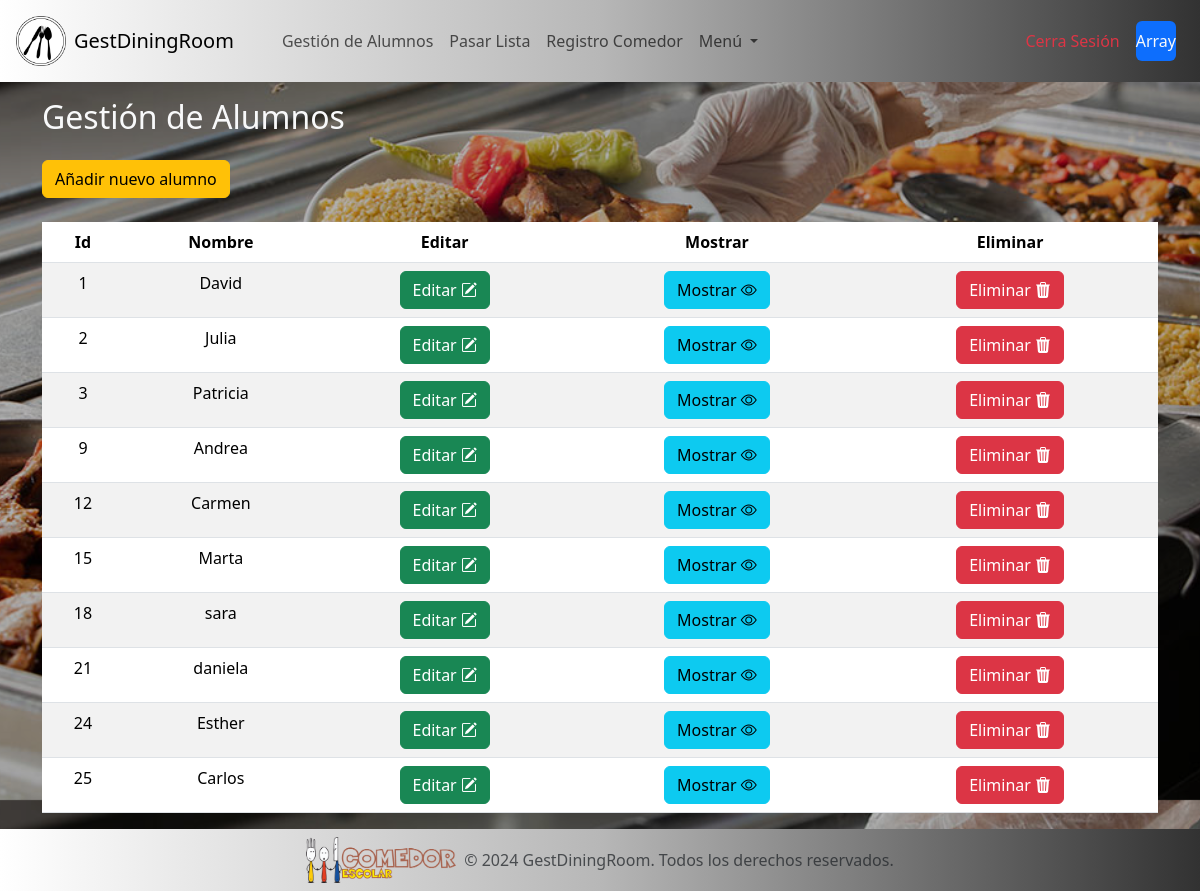
Screenshot of /views/dashboard.php (signed in) with the database file from the repository.
### tables this page shows
CREATE TABLE `alumnos` (
  `id_alumno` int(11) NOT NULL AUTO_INCREMENT,
  `nombre` varchar(255) DEFAULT NULL,
  `dni` varchar(20) DEFAULT NULL,
  `curso` varchar(10) DEFAULT NULL,
  `cuenta_bancaria` varchar(20) DEFAULT NULL,
  `posicion_comedor` varchar(20) DEFAULT NULL,
  PRIMARY KEY (`id_alumno`)
);

### controllers/AlumnoController.php (called while the page is built, shortened)
<?php
    include "../models/AlumnoModel.php";
    class AlumnoController {
        public function obtenerListaAlumnos() {
            $alumnoModel = new AlumnoModel();
            return $alumnoModel->obtenerListaAlumnos();
        }
    }
?>

### models/AlumnoModel.php (called while the page is built, shortened)
<?php
    include "../includes/config.php";
    class AlumnoModel {
        public function obtenerListaAlumnos() {
            global $conexion;
            $listaAlumnos = [];
            $consulta = "SELECT id_alumno, nombre FROM alumnos";
            $stmt = mysqli_prepare($conexion, $consulta);
            if ($stmt) {
                mysqli_stmt_execute($stmt);
                $resultado = mysqli_stmt_get_result($stmt);
                if ($resultado) {
                    while ($fila = mysqli_fetch_assoc($resultado)) {
                        $listaAlumnos[] = $fila;
                    }
                }
            }
            return $listaAlumnos;
        }
    }
?>

### views/dashboard.php (the view, shortened to what this page needs)
<!DOCTYPE html>
<html lang="en">
<head>
     <link href="https://cdn.jsdelivr.net/npm/bootstrap@5.3.2/dist/css/bootstrap.min.css" rel="stylesheet">
    <link rel="stylesheet" href="https://cdn.jsdelivr.net/npm/bootstrap-icons@1.11.3/font/bootstrap-icons.min.css">
    <link rel="stylesheet" href="../assets/css/dashboard.css">
</head>
<body class="fondo">
    <nav class="navbar navbar-expand-lg">
        <div class="container-fluid p-2">
            <div class="d-flex align-items-center ms-2 me-4">
                <img src="../assets/imgs/logo.png" class="img-fluid me-2" style="max-width:50px" alt="logo">
                <a class="navbar-brand" href="dashboard.php">GestDiningRoom</a>
            </div>
            <div class="collapse navbar-collapse" id="navbarNavDropdown">
                <ul class="navbar-nav">
                    <li class="nav-item">
                        <a class="nav-link" aria-current="page" href="dashboard.php">Gestión de Alumnos</a>
                    </li>
                    <li class="nav-item">
                        <a class="nav-link" aria-current="page" href="pasar_lista.php">Pasar Lista</a>
                    </li>
                    <li class="nav-item">
                        <a class="nav-link" href="registro_comedor.php">Registro Comedor</a>
                    </li>
                    <li class="nav-item dropdown">
                        <a class="nav-link dropdown-toggle" href="#" role="button" data-bs-toggle="dropdown" aria-expanded="false">
                            Menú
                        </a>
                    </li>
                </ul>
            </div>
            <?php if(isset($_SESSION['usuario'])) { ?>
                <div class="nav-item">
                    <div class="nav-item d-flex align-items-center me-3">
                        <a class="nav-link text-danger me-3" href="../controllers/cerrar_sesion.php">Cerra Sesión</a>
                        <span class="navbar-text bg-primary text-light rounded">
                            <?php echo $_SESSION['usuario']?>
                        </span>
                    </div>
                </div>
            <?php }else{ ?>
                <div class="nav-item">
                    <a class="nav-link" href="/gestion_alumnos_comedor/views/login.php">Iniciar Sesión</a>
                </div>
            <?php } ?>
        </div>
    </nav>
    <div class="container mt-3">
        <h2 class="text-light">Gestión de Alumnos</h2>
        <a href="../views/rellenar_datos_alumno.php"><button class="btn btn-warning mt-3 font-weight-bold">Añadir nuevo alumno</button></a>
        <div class="row">
            <div class="table-responsive mx-auto">
                <table class="table table-striped table-hover mt-4 text-center">
                    <thead class="thead-dark">
                        <tr>
                            <th scope="col">Id</th>
                            <th scope="col">Nombre</th>
                            <th scope="col">Editar</th>
                            <th scope="col">Mostrar</th>
                            <th scope="col">Eliminar</th>
                        </tr>
                    </thead>
                    <tbody>
                        <?php
                            include "../controllers/AlumnoController.php";
                            $alumnoController = new AlumnoController();
                            $listaAlumnos = $alumnoController->obtenerListaAlumnos();
                        ?>
                        <?php foreach ($listaAlumnos as $alumno): ?>
                            <tr>
                                <td><?php echo $alumno['id_alumno']; ?></td>
                                <td><?php echo $alumno['nombre']; ?></td>
                                <td><a href="editar_datos_alumno.php?id_alumno=<?php echo $alumno['id_alumno']; ?>">
                                <button class="btn btn-success">Editar <i class="bi bi-pencil-square"></i></button></a></td>
                                <td><a href="mostrar_datos_alumnos.php?id_alumno=<?php echo $alumno['id_alumno']; ?>">
                                <button class="btn btn-info">Mostrar <i class="bi bi-eye"></i></button></a></td>
                                <td><a href="../controllers/eliminar_alumno.php?id_alumno=<?php echo $alumno['id_alumno']; ?>">
                                <button class="btn btn-danger">Eliminar <i class="bi bi-trash3-fill"></i></button></a></td>
                            </tr>
                        <?php endforeach; ?>
                    </tbody>
                </table>
            </div>
        </div>
    </div>
    <footer class="footer mt-auto py-2 text-center">
        <div class="d-flex justify-content-center align-items-center">
            <img src="../assets/imgs/Logo_Comedor.png" class="img-fluid me-2" style="max-width:150px" alt="logo">
            <span class="text-muted">© 2024 GestDiningRoom. Todos los derechos reservados.</span>
        </div>
    </footer>
</body>
</html>

### assets/css/dashboard.css (style rules this page uses)
body { user-select: none; display: flex; flex-direction: column; min-height: 100vh; }
.fondo { background-image: url('../imgs/comedorescolar.jpg'); background-size: cover; background-position: center; height: 100vh; }
.fondo::before { content: ''; position: absolute; top: 0; right: 0; bottom: 0; left: 0; background-color: rgba(0, 0, 0, 0.3); z-index: -1; }
.navbar, .footer { background: linear-gradient(to right, #ffffff, #b7b7b7, #323232); }

### rows the page displays
alumnos: id_alumno "1", nombre "David"
alumnos: id_alumno "2", nombre "Julia"
alumnos: id_alumno "3", nombre "Patricia"
alumnos: id_alumno "9", nombre "Andrea"
alumnos: id_alumno "12", nombre "Carmen"
alumnos: id_alumno "15", nombre "Marta"
alumnos: id_alumno "18", nombre "sara"
alumnos: id_alumno "21", nombre "daniela"
alumnos: id_alumno "24", nombre "Esther"
alumnos: id_alumno "25", nombre "Carlos"

### other values shown
$_SESSION['usuario'] "Array"
